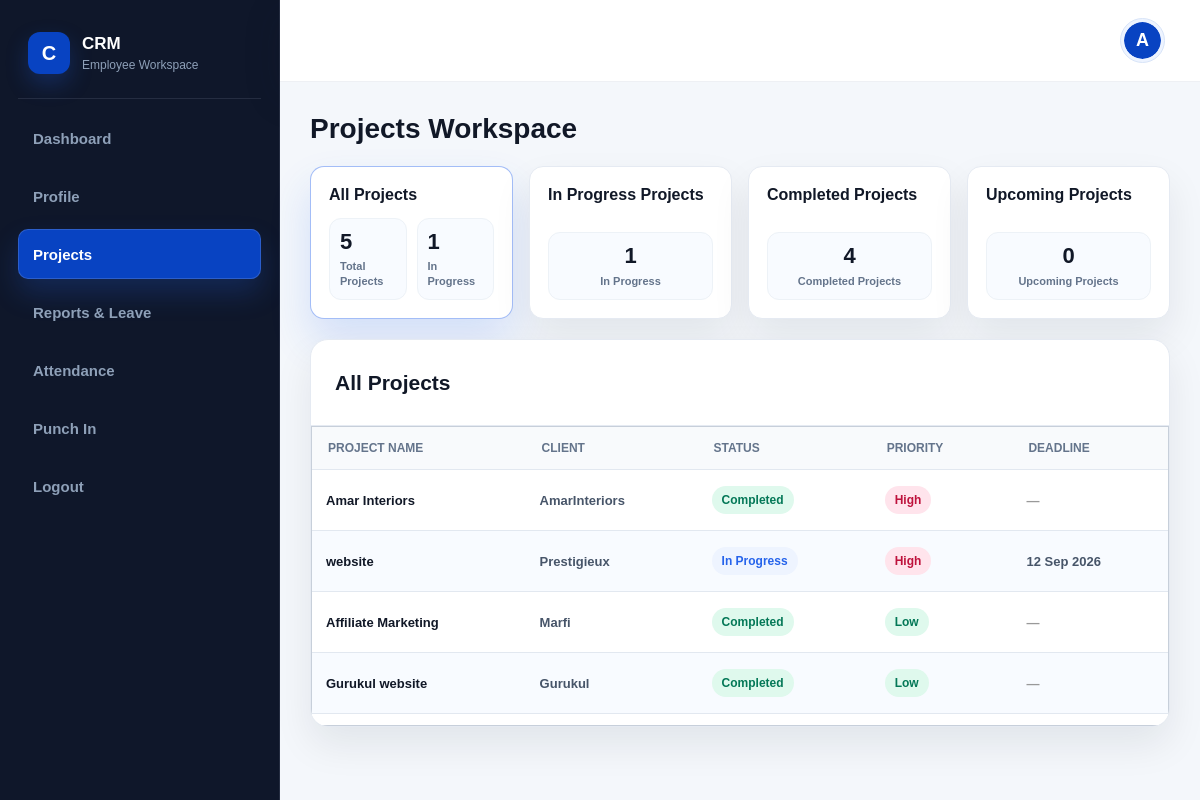
Page /dashboard/employee/projects/ (signed in) on the committed database.
### employees/models.py (models this page shows, shortened)
class Employee(models.Model):
    EMPLOYMENT_STATUS = [
        ("ACTIVE",   "Active"),
        ("INACTIVE", "Inactive"),
        ("RESIGNED", "Resigned"),
    ]
    user = models.OneToOneField(
        User,
        on_delete=models.CASCADE,
        related_name="employee_profile"
    )
    first_name        = models.CharField(max_length=100)
    last_name         = models.CharField(max_length=100)
    phone             = models.CharField(max_length=15, unique=True)
    profile_image     = models.ImageField(upload_to="profiles/", null=True, blank=True)
    address           = models.TextField(blank=True)
    date_of_birth     = models.DateField(null=True, blank=True)
    emergency_contact = models.CharField(max_length=15, blank=True)
    bio = models.TextField(blank=True, null=True)
    skills = models.JSONField(default=list, blank=True)
    employee_code     = models.CharField(max_length=20, unique=True, blank=True)
    employment_status = models.CharField(max_length=20, choices=EMPLOYMENT_STATUS, default="ACTIVE")
    department        = models.ForeignKey(
        Department,
        on_delete=models.SET_NULL,
        null=True, blank=True,
        related_name="employees"
    )
    designation       = models.ForeignKey(
        Designation,
        on_delete=models.SET_NULL,
        null=True, blank=True,
        related_name="employees"
    )
    joining_date      = models.DateField()
    bank_account = models.CharField(max_length=50, blank=True)
    bank_name     = models.CharField(max_length=100, blank=True)
    salary            = models.DecimalField(max_digits=10, decimal_places=2)
    created_at        = models.DateTimeField(auto_now_add=True)
    updated_at        = models.DateTimeField(auto_now=True)

### projects/models.py (models this page shows, shortened)
class Project(models.Model):
    STATUS_CHOICES = [
        ("in_progress", "In Progress"),
        ("completed",   "Completed"),
        ("on_hold",     "On Hold"),
        ("cancelled",    "Cancelled"),
    ]
    PRIORITY_CHOICES = [
        ("low",    "Low"),
        ("medium", "Medium"),
        ("high",   "High"),
    ]
    project_name = models.CharField(max_length=200)
    description  = models.TextField(blank=True)
    status       = models.CharField(max_length=20, choices=STATUS_CHOICES,   default="pending", db_index=True)
    priority     = models.CharField(max_length=10, choices=PRIORITY_CHOICES, default="medium", db_index=True)
    client       = models.ForeignKey(
                       Client,
                       on_delete=models.PROTECT,
                       related_name="projects",
                        db_index=True
                   )
    budget       = models.DecimalField(max_digits=12, decimal_places=2, null=True, blank=True)
    created_by = models.ForeignKey(
        settings.AUTH_USER_MODEL,
        on_delete=models.SET_NULL,
        null=True,
        blank=True,
        related_name="projects_created",
        db_index=True
    )
    employees = models.ManyToManyField(
        Employee,
        related_name="assigned_projects",
        blank=True
    )
    deadline = models.DateField(null=True, blank=True, db_index=True)
    created_at   = models.DateTimeField(auto_now_add=True)
    updated_at   = models.DateTimeField(auto_now=True)
    class Meta:
        ordering = ['-created_at']  # Naye projects pehle
        indexes = [
            models.Index(fields=['status', '-created_at'], name='status_created_idx'),
            models.Index(fields=['client', 'status'], name='client_status_idx'),
            models.Index(fields=['priority', 'deadline'], name='prio_deadline_idx'),
            models.Index(fields=['created_by', '-created_at'], name='creator_created_idx'),
        ]

class Client(models.Model):
    company_name   = models.CharField(max_length=200, unique=True)
    client_name = models.CharField(max_length=150)
    email          = models.EmailField(unique=True)
    phone          = models.CharField(max_length=15)
    address        = models.TextField(blank=True)
    logo           = models.ImageField(upload_to="clients/logos/", null=True, blank=True)
    client_since   = models.DateField()
    is_active      = models.BooleanField(default=True)
    created_at     = models.DateTimeField(auto_now_add=True)
    updated_at     = models.DateTimeField(auto_now=True)
    def __str__(self):
        return self.company_name

### dashboard/views.py (the view)
@role_required("employee")
def employee_projects(request):
    employee = get_object_or_404(Employee, user=request.user)
    assigned_projects = (
        Project.objects
        .filter(employees=employee)
        .select_related("client")
        .distinct()
        .order_by("-created_at")
    )
    active_view = request.GET.get("view", "all")
    view_titles = {
        "all": "All Projects",
        "in_progress": "In Progress Projects",
        "completed": "Completed Projects",
        "upcoming": "Upcoming Projects",
    }
    if active_view not in view_titles:
        active_view = "all"
    filtered_projects = assigned_projects
    if active_view == "in_progress":
        filtered_projects = assigned_projects.filter(status="in_progress")
    elif active_view == "completed":
        filtered_projects = assigned_projects.filter(status="completed")
    elif active_view == "upcoming":
        filtered_projects = assigned_projects.filter(status="on_hold")
    context = {
        "employee": employee,
        "projects": filtered_projects,
        "active_view": active_view,
        "projects_title": view_titles[active_view],
        "total_projects": assigned_projects.count(),
        "in_progress_projects": assigned_projects.filter(status="in_progress").count(),
        "completed_projects": assigned_projects.filter(status="completed").count(),
        "upcoming_projects": assigned_projects.filter(status="on_hold").count(),
    }
    return render(request, "employee/projects.html", context)

### accounts/utils.py (called while the page is built)
def is_mobile_device(request):
    user_agent = request.META.get('HTTP_USER_AGENT', '').lower()
    mobile_keywords = [
        'android', 'iphone', 'ipad', 'ipod', 'blackberry',
        'windows phone', 'opera mini', 'mobile', 'webos',
        'iemobile', 'silk'
    ]
    for keyword in mobile_keywords:
        if keyword in user_agent:
            return True
    return False

### dashboard/views.py (called while the page is built)
def role_required(*allowed_roles):
    def decorator(view_func):
        @login_required
        @wraps(view_func)
        def wrapper(request, *args, **kwargs):
            if request.user.role not in allowed_roles:
                raise PermissionDenied
            return view_func(request, *args, **kwargs)
        return wrapper
    return decorator

### dashboard/templates/employee/projects.html (shortened to what this page needs)
{% extends "employee/base.html" %}
{% load static %}
{% block css %}
<link rel="stylesheet" href="{% static 'css/employee/projects.css' %}">
{% endblock %}
{% block content %}
<div class="employee-layout">
  <aside class="empsidebar">
    <div class="sidebar-brand">
      <div class="brand-mark">C</div>
      <div>
        <h2>CRM</h2>
        <p>Employee Workspace</p>
      </div>
    </div>
    <ul class="sidebar-menu">
      <li class="{% if request.resolver_match.url_name == 'employee_dashboard' %}active{% endif %}">
        <a href="{% url 'dashboard:employee_dashboard' %}">
          <span>Dashboard</span>
        </a>
      </li>
      <li class="{% if request.resolver_match.url_name == 'employee_profile' %}active{% endif %}">
        <a href="{% url 'dashboard:employee_profile' %}">
          <span>Profile</span>
        </a>
      </li>
      <li class="{% if request.resolver_match.url_name == 'employee_projects' %}active{% endif %}">
        <a href="{% url 'dashboard:employee_projects' %}">
          <span>Projects</span>
        </a>
      </li>
      <li class="{% if request.resolver_match.url_name == 'employee_reports' %}active{% endif %}">
        <a href="{% url 'dashboard:employee_reports' %}">
          <span>Reports & Leave</span>
        </a>
      </li>
      <li class="{% if request.resolver_match.url_name == 'employee_attendance' %}active{% endif %}">
        <a href="{% url 'dashboard:employee_attendance' %}">
          <span>Attendance</span>
        </a>
      </li>
      <li class="{% if request.resolver_match.url_name == 'employee_punchin' %}active{% endif %}">
        <a href="{% url 'dashboard:employee_punchin' %}">
          <span>Punch In</span>
        </a>
      </li>
      <li>
        <form method="post" action="{% url 'logout' %}" class="sidebar-logout-form">
          <button type="submit">
            <span>Logout</span>
          </button>
        </form>
      </li>
    </ul>
  </aside>
  <div class="employee-main">
    <header class="myheader">
      <div>
        <ul class="header-right">
          <li class="header-avatar">
            <a href="{% url 'dashboard:employee_profile' %}">
              {% if employee.profile_image %}
                <img src="{{ employee.profile_image.url }}" alt="{{ employee.full_name }}">
              {% else %}
                <span class="avatar-fallback">{{ employee.first_name|first|default:"P" }}</span>
              {% endif %}
            </a>
          </li>
        </ul>
      </div>
    </header>
    <main class="employee-content">
      <section class="project-section projects-dashboard">
        <div class="section-topbar">
          <div>
            <h2>Projects Workspace</h2>
          </div>
        </div>
        <div class="projects-summary-grid">
          <a class="projects-summary-card {% if active_view == 'all' %}active{% endif %}" href="{% url 'dashboard:employee_projects' %}?view=all">
            <span class="projects-card-title">All Projects</span>
            <span class="projects-card-metrics">
              <span class="projects-card-metric">
                <strong>{{ total_projects }}</strong>
                <small>Total Projects</small>
              </span>
              <span class="projects-card-metric">
                <strong>{{ in_progress_projects }}</strong>
                <small>In Progress</small>
              </span>
            </span>
          </a>
          <a class="projects-summary-card {% if active_view == 'in_progress' %}active{% endif %}" href="{% url 'dashboard:employee_projects' %}?view=in_progress">
            <span class="projects-card-title">In Progress Projects</span>
            <span class="projects-card-metrics">
              <span class="projects-card-metric">
                <strong>{{ in_progress_projects }}</strong>
                <small>In Progress</small>
              </span>
            </span>
          </a>
        <a class="projects-summary-card {% if active_view == 'completed' %}active{% endif %}" href="{% url   'dashboard:employee_projects' %}?view=completed">
            <span class="projects-card-title">Completed Projects</span>
            <span class="projects-card-metrics">
              <span class="projects-card-metric">
                <strong>{{ completed_projects }}</strong>
                <small>Completed Projects</small>
              </span>
            </span>
          </a>
          <a class="projects-summary-card {% if active_view == 'upcoming' %}active{% endif %}" href="{% url 'dashboard:employee_projects' %}?view=upcoming">
            <span class="projects-card-title">Upcoming Projects</span>
            <span class="projects-card-metrics">
              <span class="projects-card-metric">
                <strong>{{ upcoming_projects }}</strong>
                <small>Upcoming Projects</small>
              </span>
            </span>
          </a>
        </div>
        <div class="projects-table-panel">
          <div class="projects-panel-heading">
            <div>
              <h3>{{ projects_title }}</h3>
            </div>
          </div>
          <div class="projects-table-wrap">
            <table class="projects-data-table">
              <thead>
                <tr>
                  <th>Project Name</th>
                  <th>Client</th>
                  <th>Status</th>
                  <th>Priority</th>
                  <th>Deadline</th>
                </tr>
              </thead>
              <tbody>
                {% for project in projects %}
                  <tr>
                    <td>{{ project.project_name }}</td>
                    <td>{{ project.client }}</td>
                    <td>
                      <span class="project-status-badge {% if project.status == 'in_progress' %}in-progress{% else %}{{ project.status|slugify }}{% endif %}">
                        {{ project.get_status_display }}
                      </span>
                    </td>
                    <td>
                      <span class="project-priority-badge {{ project.priority|slugify }}">
                        {{ project.get_priority_display }}
                      </span>
                    </td>
                    <td>
    {% if project.deadline %}
      {{ project.deadline|date:"d M Y" }}
    {% else %}
      <span style="color: #999;">—</span>
    {% endif %}
  </td>
                  </tr>
                {% empty %}
                  <tr>
                    <td colspan="5">No projects assigned in this view.</td>
                  </tr>
                {% endfor %}
              </tbody>
            </table>
          </div>
        </div>
      </section>
    </main>
  </div>
</div>
{% endblock %}

### rows in the picture
Employee: first_name|first "A"
Project: project_name "Amar Interiors", client "AmarInteriors", status "Completed", priority "High"
Project: project_name "website", client "Prestigieux", status "In Progress", priority "High", deadline "12 Sep 2026"
Project: project_name "Affiliate Marketing", client "Marfi", status "Completed", priority "Low"
Project: project_name "Gurukul website", client "Gurukul", status "Completed", priority "Low"

### other values in the picture
{{ total_projects }} "5"
{{ in_progress_projects }} "1"
{{ completed_projects }} "4"
{{ upcoming_projects }} "0"
{{ projects_title }} "All Projects"
